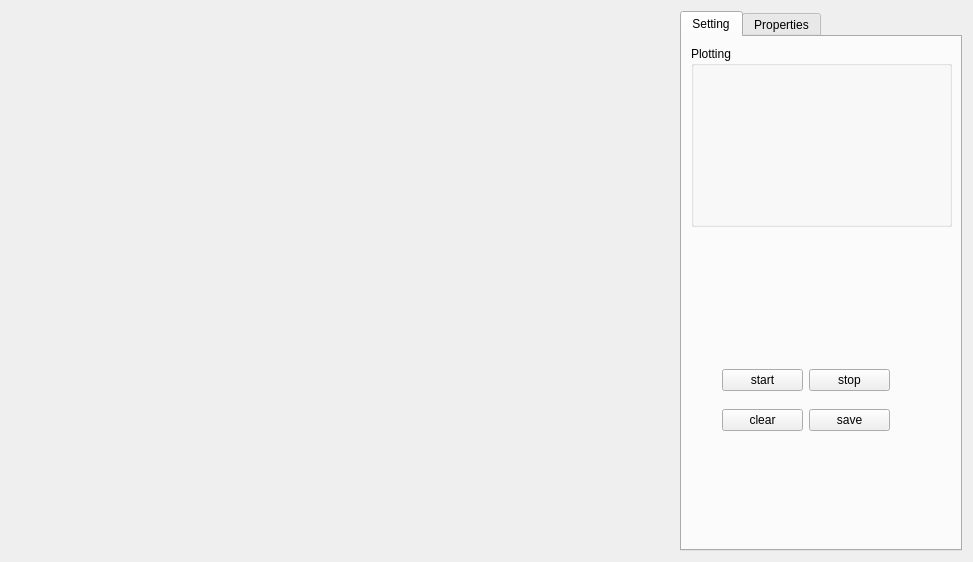
<?xml version="1.0" encoding="UTF-8"?>
<ui version="4.0">
 <class>PlottingWindow</class>
 <widget class="QWidget" name="PlottingWindow">
  <property name="geometry">
   <rect>
    <x>0</x>
    <y>0</y>
    <width>973</width>
    <height>562</height>
   </rect>
  </property>
  <property name="sizePolicy">
   <sizepolicy hsizetype="Expanding" vsizetype="Expanding">
    <horstretch>0</horstretch>
    <verstretch>0</verstretch>
   </sizepolicy>
  </property>
  <property name="windowTitle">
   <string>Plotting Window</string>
  </property>
  <layout class="QHBoxLayout" name="horizontalLayout_4">
   <item>
    <layout class="QHBoxLayout" name="horizontalLayout_3" stretch="70,30">
     <item>
      <widget class="QCustomPlot" name="widgetCustomPlot" native="true"/>
     </item>
     <item>
      <widget class="QTabWidget" name="tabWidget">
       <property name="sizePolicy">
        <sizepolicy hsizetype="Fixed" vsizetype="Expanding">
         <horstretch>0</horstretch>
         <verstretch>0</verstretch>
        </sizepolicy>
       </property>
       <property name="minimumSize">
        <size>
         <width>282</width>
         <height>0</height>
        </size>
       </property>
       <property name="currentIndex">
        <number>0</number>
       </property>
       <widget class="QWidget" name="Setting_tab">
        <attribute name="title">
         <string>Setting</string>
        </attribute>
        <widget class="QWidget" name="layoutWidget">
         <property name="geometry">
          <rect>
           <x>40</x>
           <y>370</y>
           <width>168</width>
           <height>27</height>
          </rect>
         </property>
         <layout class="QHBoxLayout" name="horizontalLayout_2">
          <item>
           <widget class="QPushButton" name="pushButton_2">
            <property name="text">
             <string>clear</string>
            </property>
           </widget>
          </item>
          <item>
           <widget class="QPushButton" name="pushButton">
            <property name="text">
             <string>save</string>
            </property>
           </widget>
          </item>
         </layout>
        </widget>
        <widget class="QWidget" name="layoutWidget">
         <property name="geometry">
          <rect>
           <x>40</x>
           <y>330</y>
           <width>168</width>
           <height>27</height>
          </rect>
         </property>
         <layout class="QHBoxLayout" name="horizontalLayout">
          <item>
           <widget class="QPushButton" name="pushButton_4">
            <property name="text">
             <string>start</string>
            </property>
           </widget>
          </item>
          <item>
           <widget class="QPushButton" name="pushButton_3">
            <property name="text">
             <string>stop</string>
            </property>
           </widget>
          </item>
         </layout>
        </widget>
        <widget class="QGroupBox" name="groupBox">
         <property name="geometry">
          <rect>
           <x>9</x>
           <y>9</y>
           <width>261</width>
           <height>181</height>
          </rect>
         </property>
         <property name="title">
          <string>Plotting </string>
         </property>
        </widget>
       </widget>
       <widget class="QWidget" name="Properties_tab">
        <attribute name="title">
         <string>Properties</string>
        </attribute>
        <widget class="QWidget" name="layoutWidget">
         <property name="geometry">
          <rect>
           <x>10</x>
           <y>10</y>
           <width>261</width>
           <height>491</height>
          </rect>
         </property>
         <layout class="QVBoxLayout" name="verticalLayout" stretch="0,0,0,0">
          <property name="sizeConstraint">
           <enum>QLayout::SetNoConstraint</enum>
          </property>
          <item>
           <widget class="QLabel" name="propertties_label">
            <property name="sizePolicy">
             <sizepolicy hsizetype="MinimumExpanding" vsizetype="MinimumExpanding">
              <horstretch>0</horstretch>
              <verstretch>0</verstretch>
             </sizepolicy>
            </property>
            <property name="text">
             <string>Available Properties</string>
            </property>
           </widget>
          </item>
          <item>
           <widget class="QListView" name="properties_listView">
            <property name="sizePolicy">
             <sizepolicy hsizetype="Fixed" vsizetype="Expanding">
              <horstretch>0</horstretch>
              <verstretch>0</verstretch>
             </sizepolicy>
            </property>
           </widget>
          </item>
          <item>
           <layout class="QHBoxLayout" name="property_add_remove_horizontalLayout" stretch="2">
            <property name="leftMargin">
             <number>130</number>
            </property>
            <item>
             <widget class="QPushButton" name="refreshProperties_pushButton">
              <property name="text">
               <string>Refresh</string>
              </property>
             </widget>
            </item>
           </layout>
          </item>
          <item>
           <widget class="QGroupBox" name="groupBox_2">
            <property name="sizePolicy">
             <sizepolicy hsizetype="Fixed" vsizetype="Fixed">
              <horstretch>0</horstretch>
              <verstretch>0</verstretch>
             </sizepolicy>
            </property>
            <property name="minimumSize">
             <size>
              <width>256</width>
              <height>256</height>
             </size>
            </property>
            <property name="title">
             <string>Plotting </string>
            </property>
           </widget>
          </item>
         </layout>
        </widget>
       </widget>
      </widget>
     </item>
    </layout>
   </item>
  </layout>
 </widget>
 <customwidgets>
  <customwidget>
   <class>QCustomPlot</class>
   <extends>QWidget</extends>
   <header>qcustomplot.h</header>
   <container>1</container>
  </customwidget>
 </customwidgets>
 <resources/>
 <connections/>
</ui>
